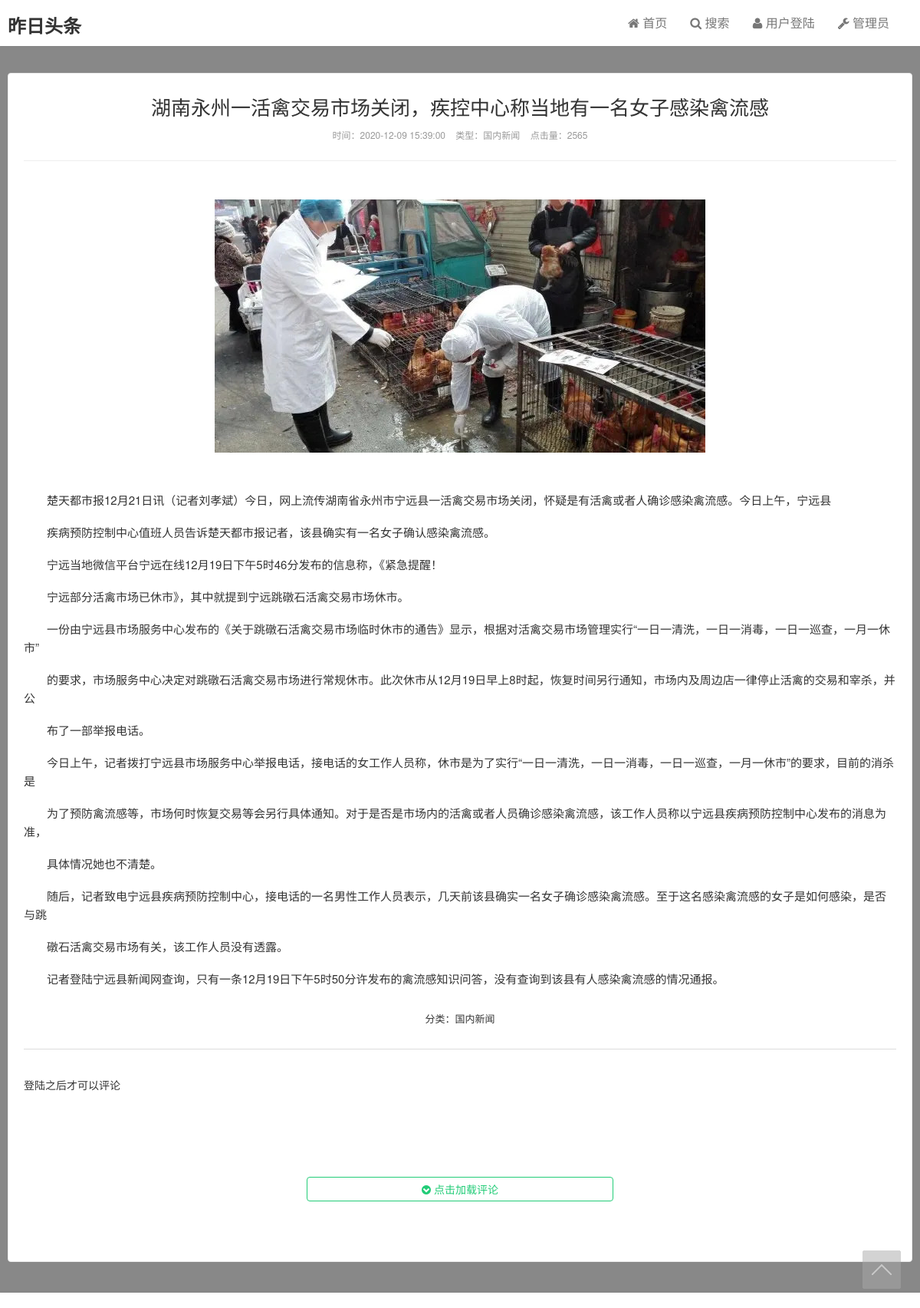
The app's page /front/showNews.php?id=1 with its own data.
### tables this page shows
CREATE TABLE `news`
(
    `news_id`   int(10) unsigned NOT NULL AUTO_INCREMENT,
    `title`     varchar(200)     NOT NULL,
    `content`   text             NOT NULL,
    `cre_date`  datetime     DEFAULT NULL,
    `click`     int(11)      DEFAULT '0',
    `category`  varchar(200) DEFAULT NULL,
    `imageName` varchar(200) DEFAULT 'newPicTest.jpg',
    PRIMARY KEY (`news_id`)
);

### front/showNews.php (the view, shortened to what this page needs)
<!doctype html>
<html lang="zh-CN">
<head>
    <link rel="stylesheet" type="text/css" href="css/bootstrap.min.css">
    <link rel="stylesheet" type="text/css" href="css/nprogress.css">
    <link rel="stylesheet" type="text/css" href="css/style.css">
    <link rel="stylesheet" type="text/css" href="css/font-awesome.min.css">
    <link rel="stylesheet" href="../admin/css/pintuer.css">
    <link rel="stylesheet" href="../admin/css/admin.css">
</head>
<body class="user-select single" style="background-color: #888888;
    background-attachment:fixed;
    background-repeat:no-repeat;
    background-size:cover;
    -moz-background-size:cover;
    -webkit-background-size:cover;">
    <header class="header" style="background:url(images/favicon.ico)">
        <nav class="navbar navbar-default" id="navbar">
            <div class="container">
                <div class="navbar-header">
                    <h1 class="logo hvr-bounce-in"><a href="index.php"><strong>昨日头条</strong></a></h1>
                </div>
                <div class="collapse navbar-collapse" id="header-navbar">
                    <ul class="nav navbar-nav navbar-right">
                        <li><a href="index.php"><span class="icon-home"></span> 首页</a></li>
                        <li><a href="search.php"><span class="icon-search"></span> 搜索</a></li>
                        <?php
                            if (!isset($_SESSION['fname'])) {
                                ?>
                                <li><a data-cont="用户登陆" title="用户登陆" href="../user/login.html"><span
                                                class="icon-user"></span> 用户登陆</a></li>
                                <?php
                            } else { ?>
                                <li><a href="javascript:void(0)" onclick="ajup5()"><span class="icon-sign-out"></span>
                                        退出登陆</a></li>
                                <?php
                            }
                        ?>
                        <li><a data-cont="管理员" title="管理员" href="../admin/login.html"><span class="icon-wrench"></span>
                                管理员</a></li>
                    </ul>
                </div>
            </div>
        </nav>
    </header>
    <section class="container" style="padding-top: 25px; padding-bottom: 25px">
        <div class="content-wrap" style="min-height: 870px">
            <div class="content">
                <?php
                    $news_id = $_GET['id'];
                    $mysqli = new mysqli('127.0.0.1', 'root', '888888', 'news');
                    $mysqli->set_charset('utf8');
                    $sql = "SELECT * FROM news WHERE news_id=" . $news_id;
                    $mysqli_result = $mysqli->query($sql);
                    if ($mysqli_result && $mysqli_result->num_rows) {
                        $mysqli_result->data_seek(0);
                        $row = $mysqli_result->fetch_assoc();
                        echo "<header class=\"article-header\">
            <h1 class=\"article-title\">
                {$row['title']}
            </h1>
            <div class=\"article-meta\">
                时间：{$row['cre_date']} &nbsp;&nbsp;
                类型：{$row['category']} &nbsp;&nbsp;
                点击量：{$row['click']}
            </div>
        </header>
        <img src='/news/newsCoverImg/{$row['imageName']}' style='display:block; margin:50px auto'/>
        <article class=\"article-content\">
            <p>";
                        $text_arr = explode(chr(10), $row['content']);
                        for ($i = 0; $i < count($text_arr); $i++) {
                            echo $text_arr[$i];
                            echo "</p><p>";
                        }
                        echo "</p>
        </article>
      <div class=\"article-tags\">
          分类：{$row['category']}
      </div>
    ";
                    } else {
                        echo '<h1 class=\"article-title\" style="text-align: center;padding-top: 50px;padding-bottom: 50px">没有找到该文章！</h1>';
                    }
                ?>
                <hr>
                <br>
                <?php
                    if (!isset($_SESSION['fname'])) {
                        ?>
                        <p style="margin-top: 5px;margin-bottom: 50px; font-size: 14px;">登陆之后才可以评论</p>
                        <br><br>
                        <?php
                    }
                ?>
                <div style="text-align:center">
                    <button class="button border-green icon-chevron-circle-down"
                            style="width: 400px; padding-top: 5px;padding-bottom: 5px;margin-top: 20px;" onclick="comlist()"> 点击加载评论
                    </button>
                </div>
                <br><br>
                <div id="txtHint_com"><h2 align="center" style="padding: 20px"></h2></div>
            </div>
        </div>
    </section>
    <footer class="footer">
        <div id="gotop"><a class="gotop"></a></div>
    </footer>
</body>
</html>

### admin/css/admin.css (style rules this page uses)
body { color: #333; font-size: 13px; }
ul, li { list-style-type: none; }
.logo { float: left; color: #FFF; margin-top: 10px; line-height: 45px; }
.header { height: 70px; overflow: hidden; background-color: #FFFFFF; }
.content { width: 100%; }
.button { padding: 10px 15px; }

### records on screen
news: title "湖南永州一活禽交易市场关闭，疾控中心称当地有一名女子感染禽流感", cre_date "2020-12-09 15:39:00", category "国内新闻", click "2565", imageName (picture), content "楚天都市报12月21日讯（记者刘孝斌）今日，网上流传湖南省永州市宁远县一活禽交易市场关闭，怀疑是有活禽或者人确诊感染禽流感。今日上午，宁远县", content "疾病预防控制中心值班人员告诉楚天都市报记者，该县确实有一名女子确认感染禽流感。", content "宁远当地微信平台宁远在线12月19日下午5时46分发布的信息称，《紧急提醒！", content "宁远部分活禽市场已休市》，其中就提到宁远跳礅石活禽交易市场休市。", content "一份由宁远县市场服务中心发布的《关于跳礅石活禽交易市场临时休市的通告》显示，根据对活禽交易市场管理实行“一日一清洗，一日一消毒，一日一巡查，一月一休市”", content "的要求，市场服务中心决定对跳礅石活禽交易市场进行常规休市。此次休市从12月19日早上8时起，恢复时间另行通知，市场内及周边店一律停止活禽的交易和宰杀，并公", content "布了一部举报电话。", content "今日上午，记者拨打宁远县市场服务中心举报电话，接电话的女工作人员称，休市是为了实行“一日一清洗，一日一消毒，一日一巡查，一月一休市”的要求，目前的消杀是", content "为了预防禽流感等，市场何时恢复交易等会另行具体通知。对于是否是市场内的活禽或者人员确诊感染禽流感，该工作人员称以宁远县疾病预防控制中心发布的消息为准，", content "具体情况她也不清楚。", content "随后，记者致电宁远县疾病预防控制中心，接电话的一名男性工作人员表示，几天前该县确实一名女子确诊感染禽流感。至于这名感染禽流感的女子是如何感染，是否与跳", content "礅石活禽交易市场有关，该工作人员没有透露。", content "记者登陆宁远县新闻网查询，只有一条12月19日下午5时50分许发布的禽流感知识问答，没有查询到该县有人感染禽流感的情况通报。"
